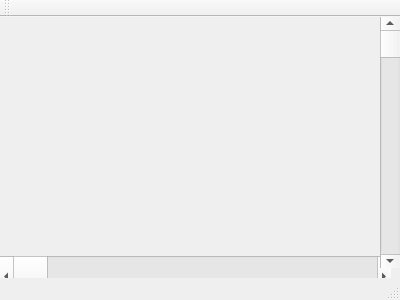
<?xml version="1.0" encoding="UTF-8"?>
<ui version="4.0">
 <class>MainWindow</class>
 <widget class="QMainWindow" name="MainWindow">
  <property name="geometry">
   <rect>
    <x>0</x>
    <y>0</y>
    <width>400</width>
    <height>300</height>
   </rect>
  </property>
  <property name="windowTitle">
   <string>MainWindow</string>
  </property>
  <widget class="QWidget" name="centralWidget">
   <widget class="QScrollBar" name="horizontalScrollBar">
    <property name="geometry">
     <rect>
      <x>0</x>
      <y>239</y>
      <width>391</width>
      <height>41</height>
     </rect>
    </property>
    <property name="orientation">
     <enum>Qt::Horizontal</enum>
    </property>
   </widget>
   <widget class="QScrollBar" name="verticalScrollBar">
    <property name="geometry">
     <rect>
      <x>380</x>
      <y>0</y>
      <width>20</width>
      <height>251</height>
     </rect>
    </property>
    <property name="orientation">
     <enum>Qt::Vertical</enum>
    </property>
   </widget>
  </widget>
  <widget class="QMenuBar" name="menuBar">
   <property name="geometry">
    <rect>
     <x>0</x>
     <y>0</y>
     <width>400</width>
     <height>17</height>
    </rect>
   </property>
  </widget>
  <widget class="QToolBar" name="mainToolBar">
   <attribute name="toolBarArea">
    <enum>TopToolBarArea</enum>
   </attribute>
   <attribute name="toolBarBreak">
    <bool>false</bool>
   </attribute>
  </widget>
  <widget class="QStatusBar" name="statusBar"/>
 </widget>
 <layoutdefault spacing="6" margin="11"/>
 <resources/>
 <connections/>
</ui>
